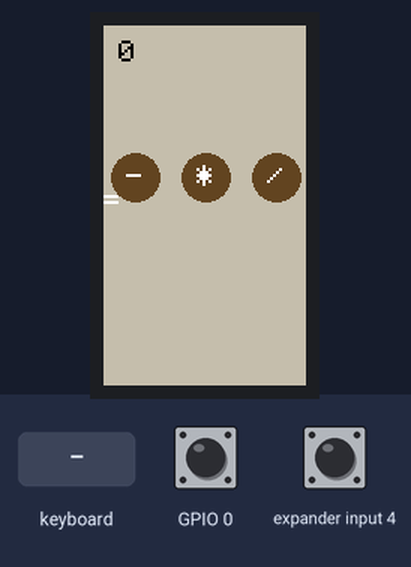
The sketch below on a simulated ESP32-S3. On the bench: 135×240 colour display. The inputs (shaded band) are chosen by the test bench; at power-on: GPIO 0 HIGH, expander input 4 HIGH.

Above: at 2.9 s.
3.0 s: keyboard key "/" received
At 3.5 s:
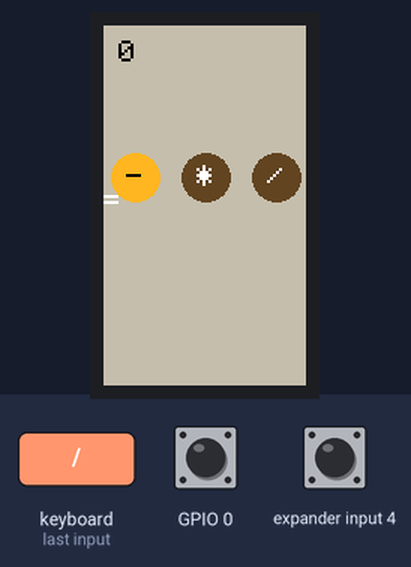
4.5 s: keyboard key "." received
At 5.7 s:
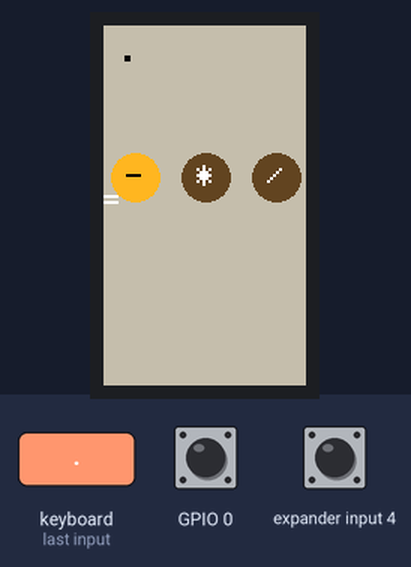
6.0 s: keyboard key "/" received
At 6.9 s:
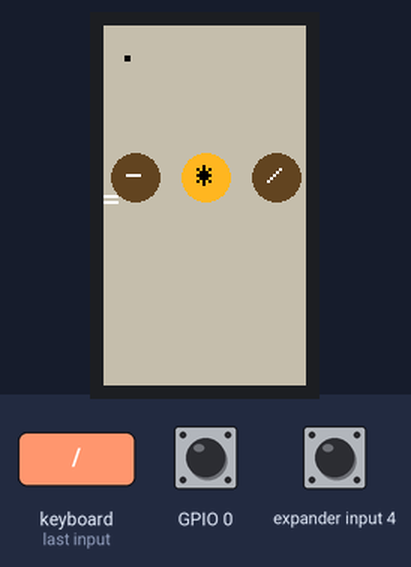
7.5 s: keyboard key "/" received
At 8.2 s:
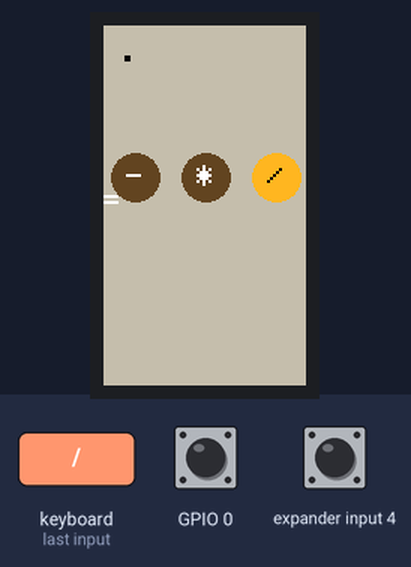
9.0 s: GPIO 0 pulled LOW for 0.15 s
At 9.3 s:
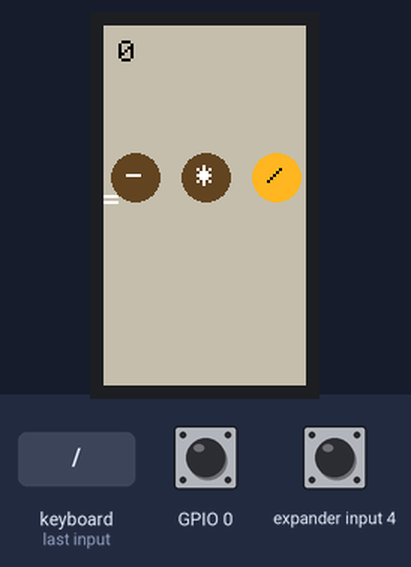
10.6 s: keyboard key "/" received
At 11.7 s:
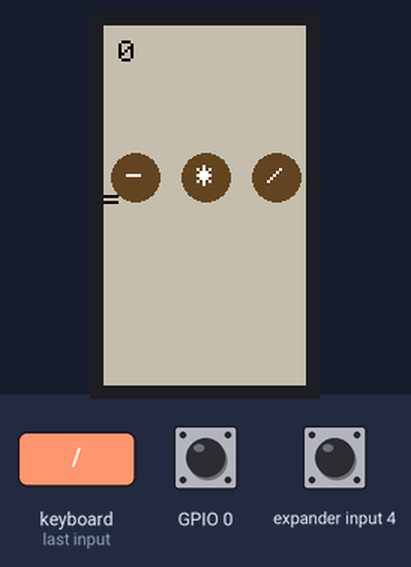
Timing chart, 0 to 13.1 s (numbered marks = the images above; inputs shaded):
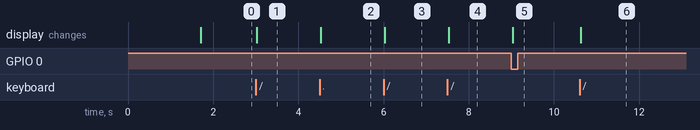

Measured:
- after the input at 3.0 s, the display: changes at once (image 1)
- after the input at 4.5 s, the display: changes at once (image 2)
- after the input at 6.0 s, the display: changes at once (image 3)
- after the input at 7.5 s, the display: changes at once (image 4)
- after the input at 9.0 s, the display: changes at once (image 5)
- after the input at 10.6 s, the display: changes at once (image 6)

The sketch:

cardputer_calculator.ino
```cpp
// ===============================
// Проект: Калькулятор на Cardputer
// Автор: @ilalex
// Используем библиотеки:
//   - M5Cardputer (для дисплея, клавиатуры)
//   - splashIcon (иконка для сплешскрина)
// ===============================

#include <M5Cardputer.h>
#include "splashIcon.h"

String inputText = "0";
String resultText = "";
int selectedButton = 0;
bool lastEnterState = false;
bool lastDelState = false;
bool lastLeft = false;
bool lastRight = false;
bool lastArrowLeftPressed = false;
bool lastArrowRightPressed = false;

// Для всех возможных кодов символов ASCII (0–127)
bool lastDigitPressed[128] = { false };

const char* buttons[] = { "+", "-", "*", "/", "=" };
const int buttonCount = sizeof(buttons) / sizeof(buttons[0]);

void drawUI() {
  auto& display = M5Cardputer.Display;
  // Затереть область ввода (примерно)
  display.fillRect(0, 0, display.width(), 85, 0xC5F5);

  // Нарисовать ввод
  display.setCursor(10, 10);
  display.setTextSize(2);
  display.setTextColor(BLACK);
  display.print(inputText);

  // Затереть область результата (примерно)
  display.fillRect(0, 40, display.width(), 20, 0xC5F5);

  if (resultText.length() > 0) {
    display.setCursor(10, 40);
    display.setTextSize(2);
    display.setTextColor(0x1405);
    display.print("= ");
    display.print(resultText);
  }

  // Затереть область кнопок
  int btnY = 85;
  int btnHeight = 2 * 16 + 10;  // радиус*2 + запас
  display.fillRect(0, btnY, display.width(), btnHeight, 0xC5F5);

  // Рисуем кнопки
  int btnRadius = 16;
  int spacing = 15;
  int totalWidth = buttonCount * btnRadius * 2 + (buttonCount - 1) * spacing;
  int startX = (display.width() - totalWidth) / 2;

  for (int i = 0; i < buttonCount; i++) {
    int centerX = startX + i * (btnRadius * 2 + spacing) + btnRadius;
    int centerY = btnY + btnRadius;

    display.fillCircle(centerX, centerY, btnRadius, i == selectedButton ? 0xFDA4 : 0x6224);

    display.setTextColor(i == selectedButton ? BLACK : WHITE);
    display.setTextSize(2);
    int textWidth = 12;
    int textHeight = 16;
    display.setCursor(centerX - textWidth / 2, centerY - textHeight / 2);
    display.print(buttons[i]);
  }
}

void drawIconScaled2x(int x, int y, const uint16_t* iconData, int width, int height) {
  auto& display = M5Cardputer.Display;
  for (int j = 0; j < height; j++) {
    for (int i = 0; i < width; i++) {
      uint16_t color = iconData[j * width + i];

      // ⛔ Пропускаем чёрный фон
      if (color == 0x0000) continue;

      int drawX = x + i * 2;
      int drawY = y + j * 2;
      display.fillRect(drawX, drawY, 2, 2, color);
    }
  }
}

// Парсер выражений с приоритетом операций
float parseExpression(const char* &expr);

float parseNumber(const char* &expr) {
  while (*expr == ' ') expr++;  // Пропуск пробелов

  char* end;
  float number = strtof(expr, &end);
  expr = end;

  return number;
}

float parseFactor(const char* &expr) {
  return parseNumber(expr);
}

float parseTerm(const char* &expr) {
  float value = parseFactor(expr);

  while (true) {
    while (*expr == ' ') expr++;
    if (*expr == '*') {
      expr++;
      value *= parseFactor(expr);
    } else if (*expr == '/') {
      expr++;
      float divisor = parseFactor(expr);
      if (divisor == 0) return NAN;
      value /= divisor;
    } else {
      break;
    }
  }

  return value;
}

float parseExpression(const char* &expr) {
  float value = parseTerm(expr);

  while (true) {
    while (*expr == ' ') expr++;
    if (*expr == '+') {
      expr++;
      value += parseTerm(expr);
    } else if (*expr == '-') {
      expr++;
      value -= parseTerm(expr);
    } else {
      break;
    }
  }

  return value;
}

float evaluateExpression(const String& expr) {
  const char* cstr = expr.c_str();
  return parseExpression(cstr);
}

void setup() {
  auto cfg = M5.config();
  M5Cardputer.begin(cfg, true);
  M5Cardputer.Display.setRotation(1);
  M5Cardputer.Display.setSwapBytes(true);

  // Сплэш-экран
  auto& display = M5Cardputer.Display;
  display.fillScreen(0xC5F5);

  int iconWidth = 32;
  int iconHeight = 32;
  int iconScale = 2;
  int iconX = (display.width() - iconWidth * iconScale) / 2;
  int iconY = 20;

  drawIconScaled2x(iconX, iconY, splashIconCalculator, iconWidth, iconHeight);

  // Подпись: Calculator
  display.setTextColor(WHITE);
  display.setTextSize(2);
  const char* title = "Calculator";
  int titleWidth = strlen(title) * 12;  // 6 пикселов * 2
  display.setCursor((display.width() - titleWidth) / 2, iconY + iconHeight * iconScale + 10);
  display.print(title);

  // Подпись: by ILALEX
  display.setTextSize(1);
  const char* subtitle = "by ILALEX";
  int subtitleWidth = strlen(subtitle) * 6;
  display.setCursor((display.width() - subtitleWidth) / 2, iconY + iconHeight * iconScale + 32);
  display.print(subtitle);

  delay(1500);

  // display.clear();

  drawUI();
}

void loop() {
  M5Cardputer.update();
  auto status = M5Cardputer.Keyboard.keysState();

  // Сброс кнопкой G0 (BtnA)
  if (M5.BtnA.wasPressed()) {
    inputText = "0";
    resultText = "";
    drawUI();
    return;
  }

  // Backspace
  if (status.del && !lastDelState) {
    if (resultText.length() > 0) {
      inputText = "0";
      resultText = "";
    } else {
      if (inputText.length() > 1)
        inputText.remove(inputText.length() - 1);
      else
        inputText = "0";
    }
    drawUI();
  }
  lastDelState = status.del;

  // Enter — выбираем кнопку
  if (status.enter && !lastEnterState) {
    String btn = buttons[selectedButton];
    if (btn == "=") {
      float res = evaluateExpression(inputText);
      resultText = isnan(res) ? "Error" : String(res);
    } else {
      if (inputText.endsWith("+") || inputText.endsWith("-") ||
          inputText.endsWith("*") || inputText.endsWith("/")) {
        inputText.remove(inputText.length() - 1);
      }
      inputText += btn;
      resultText = "";
    }
    drawUI();
  }
  lastEnterState = status.enter;

  // Стрелки ← (0x2C) и → (0x2F)
  bool leftPressed = false, rightPressed = false;

  for (char c : status.word) {
    if (c == 0x2C) leftPressed = true;
    if (c == 0x2F) rightPressed = true;
  }

  if (leftPressed && !lastArrowLeftPressed) {
    selectedButton = (selectedButton - 1 + buttonCount) % buttonCount;
    drawUI();
  }
  if (rightPressed && !lastArrowRightPressed) {
    selectedButton = (selectedButton + 1) % buttonCount;
    drawUI();
  }

  lastArrowLeftPressed = leftPressed;
  lastArrowRightPressed = rightPressed;

  // Ввод цифр и точки по одиночному нажатию
  for (char c : status.word) {
    if ((c >= '0' && c <= '9') || c == '.') {
      if (!lastDigitPressed[(int)c]) {
        if (resultText.length() > 0) {
          inputText = "";
          resultText = "";
        }
        if (inputText == "0") inputText = "";
        inputText += c;
        drawUI();
      }
      lastDigitPressed[(int)c] = true;
    }
  }

  // Сбросим флаги тех клавиш, которые больше не нажаты
  for (int i = 32; i < 127; ++i) {
    if (std::find(status.word.begin(), status.word.end(), (char)i) == status.word.end()) {
      lastDigitPressed[i] = false;
    }
  }

  delay(5);  // Мягкий отклик
}
```

Source omitted: splashIcon.h (data table, 8389 bytes)
